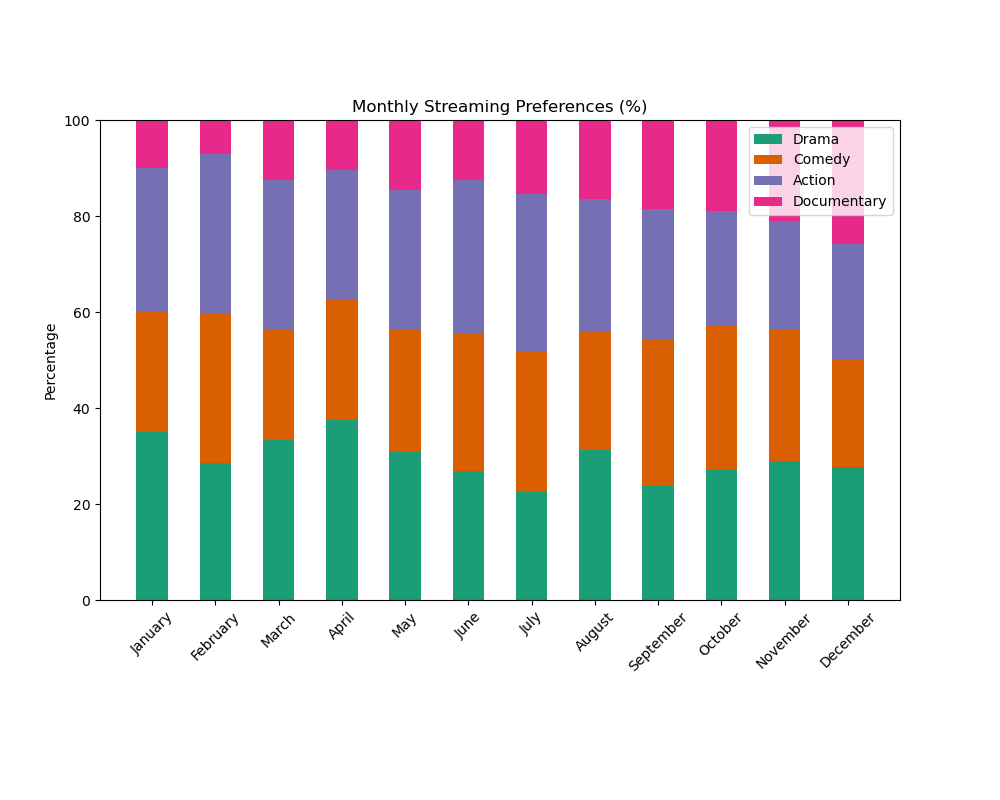

The Python source for this figure:

import matplotlib.pyplot as plt
import numpy as np
import pandas as pd

data = {
    'Month': ['January', 'February', 'March', 'April', 'May', 'June', 'July', 'August', 'September', 'October', 'November', 'December'],
    'Drama': [70, 60, 80, 90, 85, 75, 65, 95, 70, 85, 90, 75],
    'Comedy': [50, 65, 55, 60, 70, 80, 85, 75, 90, 95, 85, 60],
    'Action': [60, 70, 75, 65, 80, 90, 95, 85, 80, 75, 70, 65],
    'Documentary': [20, 15, 30, 25, 40, 35, 45, 50, 55, 60, 65, 70]
}

df = pd.DataFrame(data)

df_percentage = df.copy()
df_percentage['Drama'] = df['Drama'] / df[['Drama', 'Comedy', 'Action', 'Documentary']].sum(axis=1) * 100
df_percentage['Comedy'] = df['Comedy'] / df[['Drama', 'Comedy', 'Action', 'Documentary']].sum(axis=1) * 100
df_percentage['Action'] = df['Action'] / df[['Drama', 'Comedy', 'Action', 'Documentary']].sum(axis=1) * 100
df_percentage['Documentary'] = df['Documentary'] / df[['Drama', 'Comedy', 'Action', 'Documentary']].sum(axis=1) * 100

categories = df_percentage['Month']
N = len(categories)
ind = np.arange(N)
width = 0.5

colors = ['#1b9e77', '#d95f02', '#7570b3', '#e7298a']

plt.figure(figsize=(10, 8))
plt.bar(ind, df_percentage['Drama'], width=width, color=colors[0], label='Drama')
plt.bar(ind, df_percentage['Comedy'], width=width, bottom=df_percentage['Drama'], color=colors[1], label='Comedy')
plt.bar(ind, df_percentage['Action'], width=width, bottom=df_percentage['Drama'] + df_percentage['Comedy'], color=colors[2], label='Action')
plt.bar(ind, df_percentage['Documentary'], width=width, bottom=df_percentage['Drama'] + df_percentage['Comedy'] + df_percentage['Action'], color=colors[3], label='Documentary')

plt.title('Monthly Streaming Preferences (%)')
plt.ylabel('Percentage')
plt.xticks(ind, categories, rotation=45)
plt.ylim(0, 100)
plt.legend(loc='upper right')

plt.subplots_adjust(left=0.1, right=0.9, top=0.85, bottom=0.25)

plt.show()
